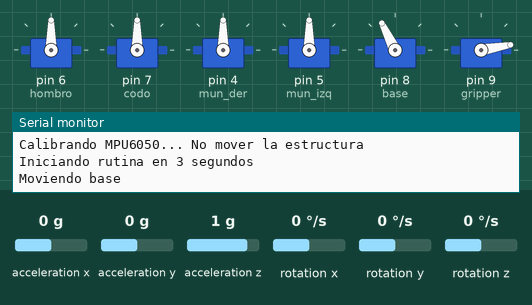
Simulated run of this sketch. Board: Arduino Uno, built with avr-gcc and run on an emulated ATmega328P. Parts: 6 × servo, the last lines printed to the serial monitor. The test bench sets the inputs (shaded band); at power-on: acceleration y 0 g, rotation x 0 °/s, acceleration z 1 g, acceleration x 0 g, rotation y 0 °/s, rotation z 0 °/s.

Above: at 14.3 s.
14.4 s: acceleration y set to 0.8 g
At 17.1 s:
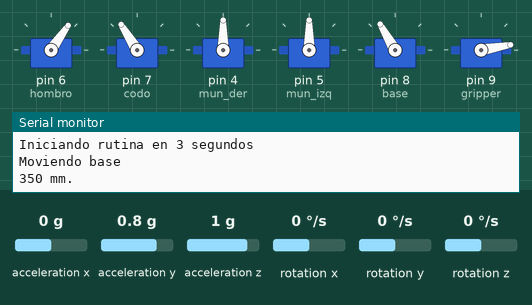
17.4 s: rotation x set to -192 °/s
At 20.2 s:
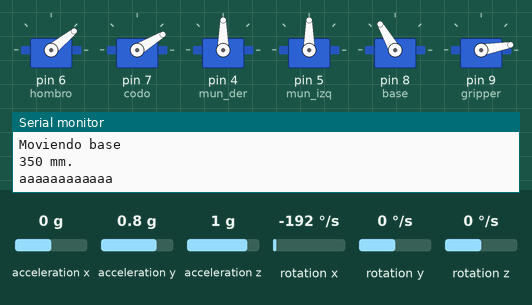
20.4 s: rotation x set to 0 °/s
At 23.3 s:
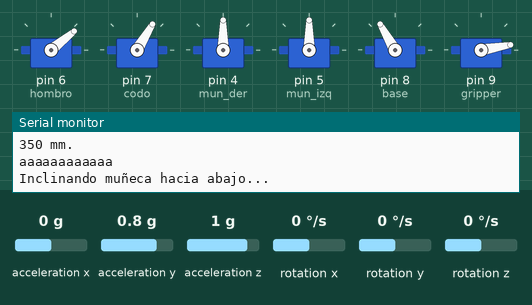
23.4 s: acceleration z set to 0 g
At 25.2 s:
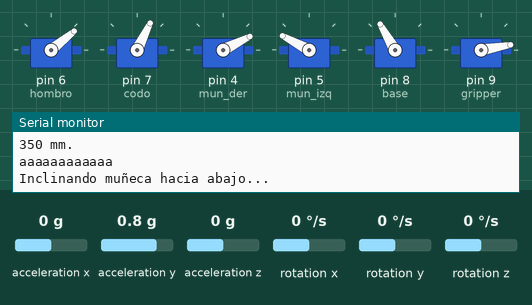
26.4 s: acceleration y set to -1.4 g
29.4 s: acceleration y set to 1.4 g
Timing chart, 0 to 35.4 s (numbered marks = the images above; inputs shaded):
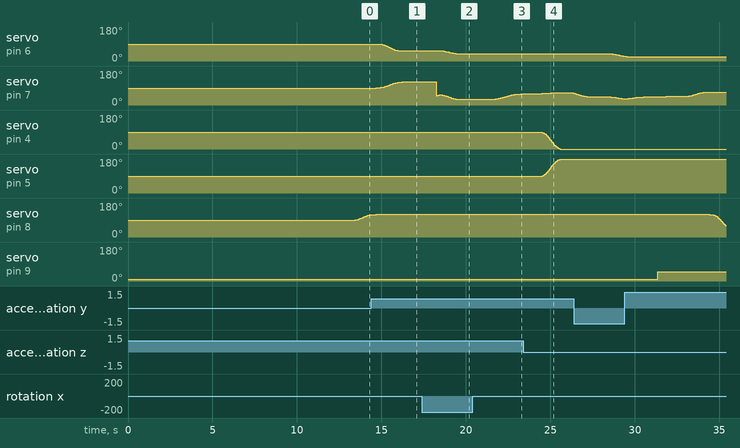

The sketch:

rutina_ciclodial_lazo_cerrrado.ino
```cpp
#include "I2Cdev.h"
#include "MPU6050.h"
#include "Wire.h"
#include <Servo.h>

// --- DECLARACIÓN DE MOTORES Y SENSORES ---
MPU6050 sensor;
Servo hombro;
Servo codo; // Controlado por Lazo Cerrado (PID)
Servo mun_der;
Servo mun_izq;
Servo base;
Servo gripper;

// --- VARIABLES DE MEMORIA DE POSICIÓN (Trayectoria) ---
float pos_base = 90.0;
float pos_hombro = 90.0;
float pos_codo = 0; // Este es ahora el SETPOINT del PID
float pos_mun_der = 90.0;
float pos_mun_izq = 90.0;
int ap_gripper = 10;

// --- VARIABLES DEL MPU6050 ---
int ax, ay, az;
int gx, gy, gz;
long f_ax, f_ay, f_az; int p_ax, p_ay, p_az;
long f_gx, f_gy, f_gz; int p_gx, p_gy, p_gz;
int ax_o, ay_o, az_o; int gx_o, gy_o, gz_o;

float ang_x;
float ang_x_prev = 0;

// --- Variables de control ---
float Kp = 0.0935588;
float Ki = 0.1192379;
float error_integral = 0.0;
long tiempo_prev_pid = 0;

void setup() {
  Serial.begin(57600); // Velocidad requerida por el MPU
  Wire.begin();
  sensor.initialize();

  // Posiciones iniciales (Home)
  hombro.write(pos_hombro);
  mun_der.write(pos_mun_der);
  mun_izq.write(pos_mun_izq);
  base.write(pos_base);
  gripper.write(ap_gripper);
  // Nota: Al codo no se le hace .write(), lo controla el PID

  // Conexión de pines escalonada
  hombro.attach(6); delay(200);
  codo.attach(7);   delay(200);
  mun_der.attach(4);delay(200);
  mun_izq.attach(5);delay(200);
  base.attach(8);   delay(200);
  gripper.attach(9);delay(200);

  Serial.println("Calibrando MPU6050... No mover la estructura");
  calibrarMPU();

  Serial.println("Iniciando rutina en 3 segundos");
  tiempo_prev_pid = millis(); // Arranca el reloj del PID
  esperarActivo(3000); // Mantiene el brazo firme durante la espera
}

void loop() {
  // Paso 1: Gira la base
  Serial.println("Moviendo base");
  moverCicloidal(120, pos_hombro, pos_codo, pos_mun_der, pos_mun_izq, 1.5);

  // Paso 2. Llevar el brazo antes de su extension maxima
  Serial.println("350 mm.");
  moverCicloidal(pos_base, 55, -20.5, pos_mun_der, pos_mun_izq, 1.5);
  delay(2000);
  Serial.println("aaaaaaaaaaaa");
  moverCicloidal(pos_base, 39, 10, pos_mun_der, pos_mun_izq, 1.5);
  delay(2000);

  // Paso 3. Ajusta codo para recoger la pieza
  Serial.println("Inclinando muñeca hacia abajo...");
  moverCicloidal(pos_base, pos_hombro, 0, pos_mun_der, pos_mun_izq, 1.5);
  delay(1000);

  // Paso 4. Baja muneca
  moverCicloidal(pos_base, pos_hombro, pos_codo, 0, 180, 1.5);

  // Paso 5. Baja hombro para recoger la pieza
  Serial.println("bbbbbbb");
  moverCicloidal(pos_base, pos_hombro, 12, pos_mun_der, pos_mun_izq, 1.5);
  delay(1000);
  Serial.println("ccccccc");
  moverCicloidal(pos_base, 23, 20, pos_mun_der, pos_mun_izq, 1.5);
  esperarActivo(1500); // Damos tiempo a estabilizarse

  // Paso 6. Cierre de pinza
  Serial.println("Cerrando pinza");
  ap_gripper = 50;
  gripper.write(ap_gripper);
  esperarActivo(1500);

  // Paso 7. Sube brazo tras recoger la pieza
  Serial.println("Subiendo brazo");
  moverCicloidal(pos_base, pos_hombro, 0, pos_mun_der, pos_mun_izq, 1.5);

  // Paso 8. Girar base
  Serial.println("Moviendo base");
  moverCicloidal(45, pos_hombro, pos_codo, pos_mun_der, pos_mun_izq, 1.5);

  // Paso 9. Llevar el brazo a posicion de 150mm girando muneca
  Serial.println("150 mm.");
  moverCicloidal(pos_base, 77, -57, 60, 120, 1.5);
  esperarActivo(1500);

  // Paso 10. Baja el codo para dejar la pieza
  moverCicloidal(pos_base, pos_hombro, -70, pos_mun_der, pos_mun_izq, 1.5);
  esperarActivo(1000);

  // Paso 11. Apertura de pinza
  Serial.println("Abriendo pinza");
  ap_gripper = 10;
  gripper.write(ap_gripper);
  esperarActivo(1500);

  // Paso 12. Levantar hombro y dejar codo en Home
  Serial.println("Levantando brazo");
  moverCicloidal(pos_base, 77, 0, pos_mun_der, pos_mun_izq, 1.5);

  // Paso 13. Regresar a Home
  Serial.println("Regresando a Home");
  moverCicloidal(pos_base, 90, 0, pos_mun_der, pos_mun_izq, 1.5);

  // Paso 14. Girar base a Home
  moverCicloidal(90, pos_hombro, 0, pos_mun_der, pos_mun_izq, 1.5);
  delay(1000);

  // Paso 15. Centrar la muñeca
  Serial.println("Centrando muñecas");
  moverCicloidal(pos_base, pos_hombro, pos_codo, 90, 90, 1.0);

  Serial.println("Fin de la rutina");
  esperarActivo(10000); // Mantiene activo el PID durante los 10s de espera
}

// --- FUNCIONES MAESTRAS ---

// 1. ESPERA ACTIVA: Pausa la rutina pero mantiene vivo el PID
void esperarActivo(int milisegundos) {
  unsigned long inicio = millis();
  while (millis() - inicio < (unsigned long)milisegundos) {
    actualizarPID_Codo(pos_codo);
    delay(10);
  }
}

// Control PI
void actualizarPID_Codo(float setpoint_mpu) {
  float dt_pid = (millis() - tiempo_prev_pid) / 1000.0;
  tiempo_prev_pid = millis();

  // 1. Lectura del sensor
  sensor.getAcceleration(&ax, &ay, &az);
  sensor.getRotation(&gx, &gy, &gz);

  float accel_ang_x = atan2(ay, sqrt(pow((float)ax, 2) + pow((float)az, 2))) * (180.0 / 3.14);
  ang_x = 0.98 * (ang_x_prev + (gx / 131.0) * dt_pid) + 0.02 * accel_ang_x;

  if (isnan(ang_x)) { ang_x = 0; }
  ang_x_prev = ang_x;

  // 2. Cálculo del error
  float error = setpoint_mpu - ang_x;

  float P = Kp * error;

  error_integral = error_integral + (error * dt_pid);
  float I = Ki * error_integral;

  // Anti-windup
  if (I > 30) I = 30;
  else if (I < -30) I = -30;

  // 3. Feedforward
  float feedforward_servo = 90.0 - setpoint_mpu;

  // 4. Calculo de la salida
  float output = feedforward_servo - (P + I);

  // Protección de hardware del servo
  if (output > 180) output = 180;
  else if (output < 0) output = 0;

  codo.write(output);
}

// 3. GENERADOR DE TRAYECTORIA CICLOIDAL
void moverCicloidal(float obj_base, float obj_hombro, float obj_codo, float obj_mun_der, float obj_mun_izq, float T_segundos) {
  float ini_base = pos_base;
  float ini_hombro = pos_hombro;
  float ini_codo = pos_codo;
  float ini_mun_der = pos_mun_der;
  float ini_mun_izq = pos_mun_izq;

  float dt_traj = 0.02;
  int pasos = T_segundos / dt_traj;

  for (int i = 0; i <= pasos; i++) {
    unsigned long t_inicio_paso = millis();

    float t = i * dt_traj;
    float tau = t / T_segundos;
    float ciclo = tau - (1.0 / (2.0 * PI)) * sin(2.0 * PI * tau);

    pos_base = ini_base + (obj_base - ini_base) * ciclo;
    pos_hombro = ini_hombro + (obj_hombro - ini_hombro) * ciclo;
    // El codo actualiza su coordenada teórica, pero NO se escribe directo al motor
    pos_codo = ini_codo + (obj_codo - ini_codo) * ciclo;
    pos_mun_der = ini_mun_der + (obj_mun_der - ini_mun_der) * ciclo;
    pos_mun_izq = ini_mun_izq + (obj_mun_izq - ini_mun_izq) * ciclo;

    base.write(pos_base);
    hombro.write(pos_hombro);
    mun_der.write(pos_mun_der);
    mun_izq.write(pos_mun_izq);

    // Inyectamos la nueva coordenada teórica al Lazo Cerrado
    actualizarPID_Codo(pos_codo);

    // Espera exacta de 20ms
    while(millis() - t_inicio_paso < (dt_traj * 1000));
  }

  // Cierre perfecto de la posición final
  pos_base = obj_base; base.write(pos_base);
  pos_hombro = obj_hombro; hombro.write(pos_hombro);
  pos_codo = obj_codo; actualizarPID_Codo(pos_codo);
  pos_mun_der = obj_mun_der; mun_der.write(pos_mun_der);
  pos_mun_izq = obj_mun_izq; mun_izq.write(pos_mun_izq);
}

// 4. CALIBRACIÓN INICIAL DEL MPU
void calibrarMPU() {
  ax_o = sensor.getXAccelOffset(); ay_o = sensor.getYAccelOffset(); az_o = sensor.getZAccelOffset();
  gx_o = sensor.getXGyroOffset(); gy_o = sensor.getYGyroOffset(); gz_o = sensor.getZGyroOffset();

  for(int i = 0; i < 1500; i++) {
    sensor.getAcceleration(&ax, &ay, &az);
    sensor.getRotation(&gx, &gy, &gz);

    f_ax = f_ax - (f_ax >> 5) + ax; p_ax = f_ax >> 5;
    f_ay = f_ay - (f_ay >> 5) + ay; p_ay = f_ay >> 5;
    f_az = f_az - (f_az >> 5) + az; p_az = f_az >> 5;
    f_gx = f_gx - (f_gx >> 3) + gx; p_gx = f_gx >> 3;
    f_gy = f_gy - (f_gy >> 3) + gy; p_gy = f_gy >> 3;
    f_gz = f_gz - (f_gz >> 3) + gz; p_gz = f_gz >> 3;

    if (i % 100 == 0 && i > 0) {
      if (p_ax > 0) ax_o--; else ax_o++;
      if (p_ay > 0) ay_o--; else ay_o++;
      if (p_az - 16384 > 0) az_o--; else az_o++;
      sensor.setXAccelOffset(ax_o); sensor.setYAccelOffset(ay_o); sensor.setZAccelOffset(az_o);
      if (p_gx > 0) gx_o--; else gx_o++;
      if (p_gy > 0) gy_o--; else gy_o++;
      if (p_gz > 0) gz_o--; else gz_o++;
      sensor.setXGyroOffset(gx_o); sensor.setYGyroOffset(gy_o); sensor.setZGyroOffset(gz_o);
    }
    delay(2);
  }
}
```
